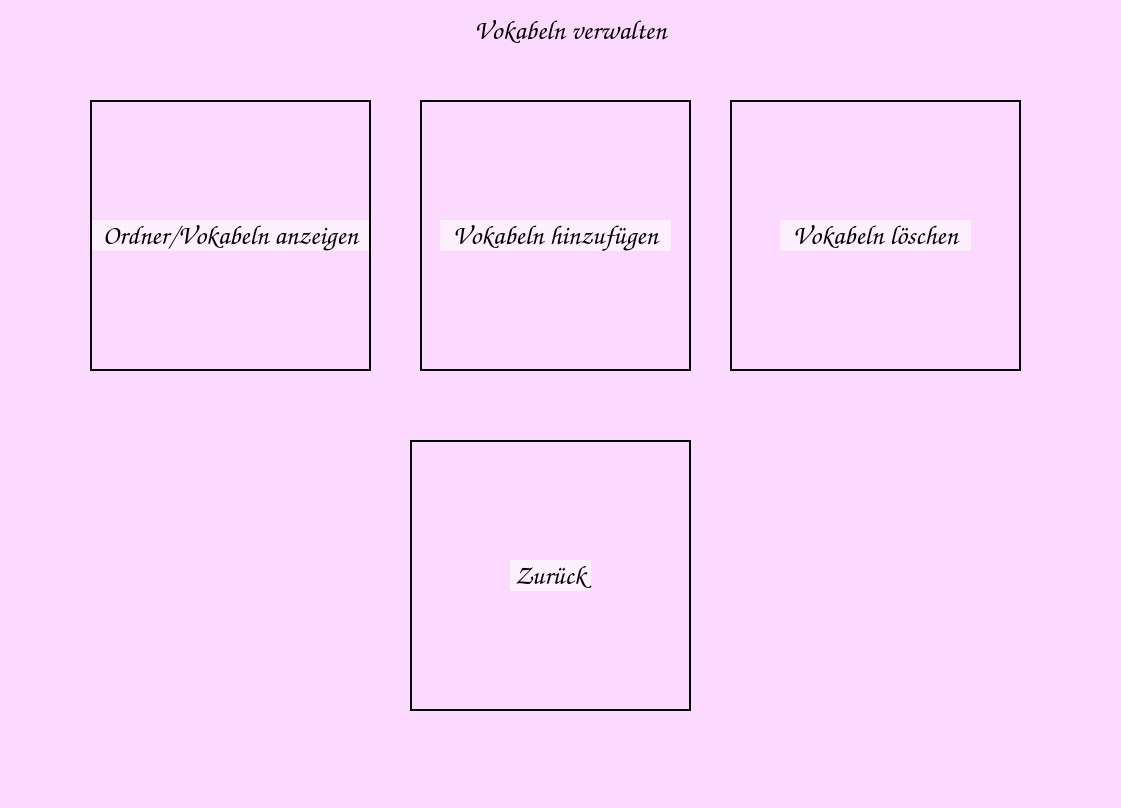
<?xml version="1.0" encoding="UTF-8"?>
<ui version="4.0">
 <class>WindowVocabularyManagement</class>
 <widget class="QMainWindow" name="WindowVocabularyManagement">
  <property name="geometry">
   <rect>
    <x>0</x>
    <y>0</y>
    <width>1121</width>
    <height>808</height>
   </rect>
  </property>
  <property name="font">
   <font>
    <family>Comic Sans MS</family>
    <pointsize>20</pointsize>
   </font>
  </property>
  <property name="windowTitle">
   <string>Vokabeltrainer</string>
  </property>
  <property name="styleSheet">
   <string notr="true">background-color: rgb(252, 217, 255);</string>
  </property>
  <widget class="QWidget" name="centralwidget">
   <widget class="QLabel" name="label">
    <property name="geometry">
     <rect>
      <x>440</x>
      <y>10</y>
      <width>261</width>
      <height>41</height>
     </rect>
    </property>
    <property name="font">
     <font>
      <family>Comic Sans MS</family>
      <pointsize>20</pointsize>
      <bold>true</bold>
     </font>
    </property>
    <property name="text">
     <string>Vokabeln verwalten</string>
    </property>
    <property name="alignment">
     <set>Qt::AlignmentFlag::AlignCenter</set>
    </property>
   </widget>
   <widget class="QLabel" name="label_2">
    <property name="geometry">
     <rect>
      <x>90</x>
      <y>100</y>
      <width>281</width>
      <height>271</height>
     </rect>
    </property>
    <property name="whatsThis">
     <string>&lt;html&gt;&lt;head/&gt;&lt;body&gt;&lt;p&gt;&lt;img src=&quot;:/bilder/hintergrund.jpg&quot;/&gt;&lt;/p&gt;&lt;/body&gt;&lt;/html&gt;</string>
    </property>
    <property name="text">
     <string/>
    </property>
    <property name="pixmap">
     <pixmap>../pictures/tortoise_folder.png</pixmap>
    </property>
    <property name="scaledContents">
     <bool>true</bool>
    </property>
   </widget>
   <widget class="QLabel" name="label_3">
    <property name="geometry">
     <rect>
      <x>730</x>
      <y>100</y>
      <width>291</width>
      <height>271</height>
     </rect>
    </property>
    <property name="font">
     <font>
      <bold>false</bold>
     </font>
    </property>
    <property name="autoFillBackground">
     <bool>false</bool>
    </property>
    <property name="text">
     <string/>
    </property>
    <property name="pixmap">
     <pixmap>../pictures/moose_delete_vocabularies.png</pixmap>
    </property>
    <property name="scaledContents">
     <bool>true</bool>
    </property>
   </widget>
   <widget class="QPushButton" name="pb_delete_vocabularies">
    <property name="geometry">
     <rect>
      <x>730</x>
      <y>100</y>
      <width>291</width>
      <height>271</height>
     </rect>
    </property>
    <property name="minimumSize">
     <size>
      <width>0</width>
      <height>50</height>
     </size>
    </property>
    <property name="font">
     <font>
      <family>Comic Sans MS</family>
      <pointsize>20</pointsize>
      <bold>true</bold>
     </font>
    </property>
    <property name="styleSheet">
     <string notr="true">background-color: transparent;
border-color: rgb(0, 0, 0);
border: 2px solid black;
</string>
    </property>
    <property name="text">
     <string>Vokabeln löschen</string>
    </property>
   </widget>
   <widget class="QLabel" name="label_4">
    <property name="geometry">
     <rect>
      <x>420</x>
      <y>100</y>
      <width>271</width>
      <height>271</height>
     </rect>
    </property>
    <property name="text">
     <string/>
    </property>
    <property name="pixmap">
     <pixmap>../pictures/dog_add_vocabularies.png</pixmap>
    </property>
    <property name="scaledContents">
     <bool>true</bool>
    </property>
   </widget>
   <widget class="QPushButton" name="pb_add_vocabularies">
    <property name="geometry">
     <rect>
      <x>420</x>
      <y>100</y>
      <width>271</width>
      <height>271</height>
     </rect>
    </property>
    <property name="font">
     <font>
      <family>Comic Sans MS</family>
      <pointsize>20</pointsize>
      <bold>true</bold>
     </font>
    </property>
    <property name="styleSheet">
     <string notr="true">background-color: transparent;
border-color: rgb(0, 0, 0);
border: 2px solid black;
</string>
    </property>
    <property name="text">
     <string>Vokabeln hinzufügen</string>
    </property>
   </widget>
   <widget class="QLabel" name="label_5">
    <property name="geometry">
     <rect>
      <x>410</x>
      <y>440</y>
      <width>281</width>
      <height>271</height>
     </rect>
    </property>
    <property name="text">
     <string/>
    </property>
    <property name="pixmap">
     <pixmap>../pictures/horse_back.png</pixmap>
    </property>
    <property name="scaledContents">
     <bool>true</bool>
    </property>
   </widget>
   <widget class="QPushButton" name="pb_back">
    <property name="geometry">
     <rect>
      <x>410</x>
      <y>440</y>
      <width>281</width>
      <height>271</height>
     </rect>
    </property>
    <property name="font">
     <font>
      <family>Comic Sans MS</family>
      <pointsize>20</pointsize>
      <bold>true</bold>
     </font>
    </property>
    <property name="styleSheet">
     <string notr="true">background-color: transparent;
border-color: rgb(0, 0, 0);
border: 2px solid black;

</string>
    </property>
    <property name="text">
     <string>Zurück</string>
    </property>
   </widget>
   <widget class="QPushButton" name="pb_show_vocabularies">
    <property name="geometry">
     <rect>
      <x>90</x>
      <y>100</y>
      <width>281</width>
      <height>271</height>
     </rect>
    </property>
    <property name="font">
     <font>
      <family>Comic Sans MS</family>
      <pointsize>20</pointsize>
      <bold>true</bold>
     </font>
    </property>
    <property name="styleSheet">
     <string notr="true">background-color: transparent;
border-color: rgb(0, 0, 0);
border: 2px solid black;
text-shadow: 2px 2px 3px black;</string>
    </property>
    <property name="text">
     <string>Ordner/Vokabeln anzeigen</string>
    </property>
   </widget>
   <widget class="QLabel" name="label_6">
    <property name="geometry">
     <rect>
      <x>510</x>
      <y>560</y>
      <width>81</width>
      <height>31</height>
     </rect>
    </property>
    <property name="styleSheet">
     <string notr="true">background-color: rgba(255, 255, 255, 150);</string>
    </property>
    <property name="text">
     <string/>
    </property>
   </widget>
   <widget class="QLabel" name="label_7">
    <property name="geometry">
     <rect>
      <x>90</x>
      <y>220</y>
      <width>281</width>
      <height>31</height>
     </rect>
    </property>
    <property name="styleSheet">
     <string notr="true">background-color: rgba(255, 255, 255, 150);</string>
    </property>
    <property name="text">
     <string/>
    </property>
   </widget>
   <widget class="QLabel" name="label_8">
    <property name="geometry">
     <rect>
      <x>440</x>
      <y>220</y>
      <width>231</width>
      <height>31</height>
     </rect>
    </property>
    <property name="styleSheet">
     <string notr="true">background-color: rgba(255, 255, 255, 150);</string>
    </property>
    <property name="text">
     <string/>
    </property>
   </widget>
   <widget class="QLabel" name="label_9">
    <property name="geometry">
     <rect>
      <x>780</x>
      <y>220</y>
      <width>191</width>
      <height>31</height>
     </rect>
    </property>
    <property name="styleSheet">
     <string notr="true">background-color: rgba(255, 255, 255, 150);</string>
    </property>
    <property name="text">
     <string/>
    </property>
   </widget>
   <zorder>label</zorder>
   <zorder>label_3</zorder>
   <zorder>label_2</zorder>
   <zorder>label_4</zorder>
   <zorder>label_5</zorder>
   <zorder>label_6</zorder>
   <zorder>pb_back</zorder>
   <zorder>label_7</zorder>
   <zorder>pb_show_vocabularies</zorder>
   <zorder>label_8</zorder>
   <zorder>pb_add_vocabularies</zorder>
   <zorder>label_9</zorder>
   <zorder>pb_delete_vocabularies</zorder>
  </widget>
  <widget class="QMenuBar" name="menubar">
   <property name="geometry">
    <rect>
     <x>0</x>
     <y>0</y>
     <width>1121</width>
     <height>23</height>
    </rect>
   </property>
  </widget>
  <widget class="QStatusBar" name="statusbar"/>
 </widget>
 <resources/>
 <connections/>
</ui>
